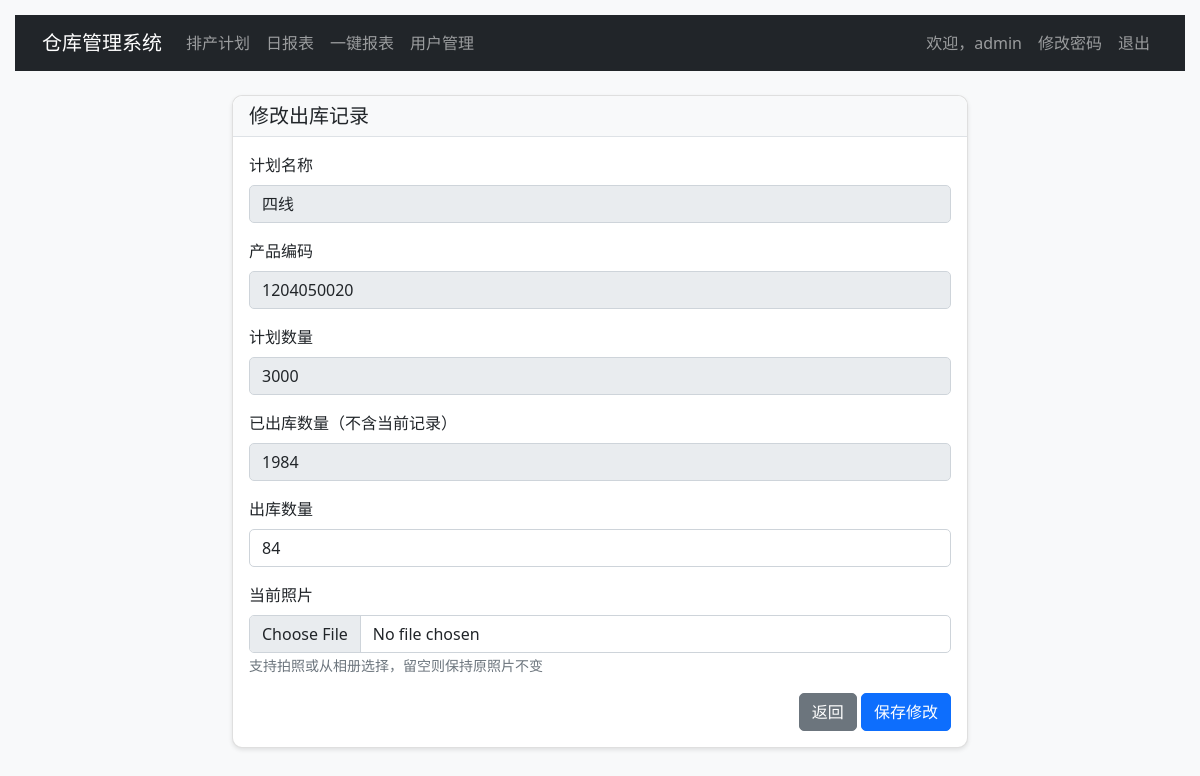
The app's page /edit_outbound.php?id=17 (signed in) with its own data.
### tables this page shows
CREATE TABLE `outbound_records` (
  `id` int(11) NOT NULL AUTO_INCREMENT,
  `plan_id` int(11) NOT NULL,
  `user_id` int(11) NOT NULL,
  `outbound_quantity` int(11) NOT NULL,
  `remark` text,
  `outbound_date` timestamp NOT NULL DEFAULT CURRENT_TIMESTAMP,
  PRIMARY KEY (`id`),
  KEY `plan_id` (`plan_id`),
  KEY `user_id` (`user_id`),
  CONSTRAINT `outbound_records_ibfk_1` FOREIGN KEY (`plan_id`) REFERENCES `production_plans` (`id`) ON DELETE CASCADE,
  CONSTRAINT `outbound_records_ibfk_2` FOREIGN KEY (`user_id`) REFERENCES `users` (`id`) ON DELETE CASCADE
);

CREATE TABLE `production_plans` (
  `id` int(11) NOT NULL AUTO_INCREMENT,
  `user_id` int(11) NOT NULL,
  `plan_name` varchar(100) NOT NULL,
  `product_code` varchar(50) NOT NULL,
  `planned_quantity` int(11) NOT NULL,
  `plan_date` date NOT NULL,
  `created_at` timestamp NOT NULL DEFAULT CURRENT_TIMESTAMP,
  PRIMARY KEY (`id`),
  KEY `user_id` (`user_id`),
  CONSTRAINT `production_plans_ibfk_1` FOREIGN KEY (`user_id`) REFERENCES `users` (`id`) ON DELETE CASCADE
);

### edit_outbound.php (the view, shortened to what this page needs)
<?php
require_once 'config.php';
$is_admin = $_SESSION['role'] === 'admin';
$outbound_id = isset($_GET['id']) ? (int)$_GET['id'] : 0;
try {
    if ($is_admin) {
        $stmt = $pdo->prepare("
            SELECT o.*, p.plan_name, p.planned_quantity, p.product_code,
                   COALESCE(SUM(COALESCE(o2.outbound_quantity, 0)), 0) as total_outbound
            FROM outbound_records o
            JOIN production_plans p ON o.plan_id = p.id
            LEFT JOIN outbound_records o2 ON o.plan_id = o2.plan_id AND o2.id != o.id
            WHERE o.id = ?
            GROUP BY o.id
        ");
        $stmt->execute([$outbound_id]);
    }
    $outbound = $stmt->fetch();
} catch (PDOException $e) {
    $error = '获取出库记录失败：' . $e->getMessage();
}
?>
<!DOCTYPE html>
<html lang="zh-CN">
<head>
    <link href="https://cdn.jsdelivr.net/npm/bootstrap@5.1.3/dist/css/bootstrap.min.css" rel="stylesheet">
</head>
<body>
    <nav class="navbar navbar-expand-lg navbar-dark bg-dark">
        <div class="container">
            <a class="navbar-brand" href="index.php">仓库管理系统</a>
            <div class="collapse navbar-collapse" id="navbarNav">
                <ul class="navbar-nav me-auto">
                    <li class="nav-item">
                        <a class="nav-link" href="index.php">排产计划</a>
                    </li>
                    <li class="nav-item">
                        <a class="nav-link" href="daily_report.php">日报表</a>
                    </li>
                    <li class="nav-item">
                        <a class="nav-link" href="report.php">一键报表</a>
                    </li>
                    <?php if ($is_admin): ?>
                    <li class="nav-item">
                        <a class="nav-link" href="manage_users.php">用户管理</a>
                    </li>
                    <?php endif; ?>
                </ul>
                <ul class="navbar-nav">
                    <li class="nav-item">
                        <span class="nav-link">欢迎，<?php echo htmlspecialchars($_SESSION['username']); ?></span>
                    </li>
                    <li class="nav-item">
                        <a class="nav-link" href="change_password.php">修改密码</a>
                    </li>
                    <li class="nav-item">
                        <a class="nav-link" href="logout.php">退出</a>
                    </li>
                </ul>
            </div>
        </div>
    </nav>
    <div class="container mt-4">
        <div class="row justify-content-center">
            <div class="col-md-8">
                <div class="card">
                    <div class="card-header">
                        <h5 class="mb-0">修改出库记录</h5>
                    </div>
                    <div class="card-body">
                        <form method="POST" enctype="multipart/form-data">
                            <div class="mb-3">
                                <label class="form-label">计划名称</label>
                                <input type="text" class="form-control" value="<?php echo htmlspecialchars($outbound['plan_name']); ?>" readonly>
                            </div>
                            <div class="mb-3">
                                <label class="form-label">产品编码</label>
                                <input type="text" class="form-control" value="<?php echo htmlspecialchars($outbound['product_code']); ?>" readonly>
                            </div>
                            <div class="mb-3">
                                <label class="form-label">计划数量</label>
                                <input type="text" class="form-control" value="<?php echo $outbound['planned_quantity']; ?>" readonly>
                            </div>
                            <div class="mb-3">
                                <label class="form-label">已出库数量（不含当前记录）</label>
                                <input type="text" class="form-control" value="<?php echo $outbound['total_outbound']; ?>" readonly>
                            </div>
                            <div class="mb-3">
                                <label class="form-label">出库数量</label>
                                <input type="number" class="form-control" name="outbound_quantity" value="<?php echo $outbound['outbound_quantity']; ?>" required min="1" max="<?php echo $outbound['planned_quantity'] - $outbound['total_outbound'] + $outbound['outbound_quantity']; ?>">
                            </div>
                            <div class="mb-3">
                                <label class="form-label">当前照片</label>
                                <input type="file" class="form-control" name="photo" accept="image/*" capture="environment">
                                <small class="text-muted">支持拍照或从相册选择，留空则保持原照片不变</small>
                            </div>
                            <div class="text-end">
                                <a href="index.php" class="btn btn-secondary">返回</a>
                                <button type="submit" class="btn btn-primary">保存修改</button>
                            </div>
                        </form>
                    </div>
                </div>
            </div>
        </div>
    </div>
</body>
</html>

### edit_outbound.php (style rules this page uses)
body { padding: 15px; background-color: #f8f9fa; }
.card { border-radius: 10px; box-shadow: 0 2px 4px rgba(0,0,0,0.1); }
.card-header { background-color: #f8f9fa; border-bottom: 1px solid #dee2e6; border-radius: 10px 10px 0 0 !important; }
.form-control { border-radius: 5px; }
.btn { border-radius: 5px; }

### records on screen
outbound_records: plan.plan_name "四线", plan.product_code "1204050020", plan.planned_quantity "3000", outbound_quantity "84"

### other values on screen
$_SESSION['username'] "admin"
